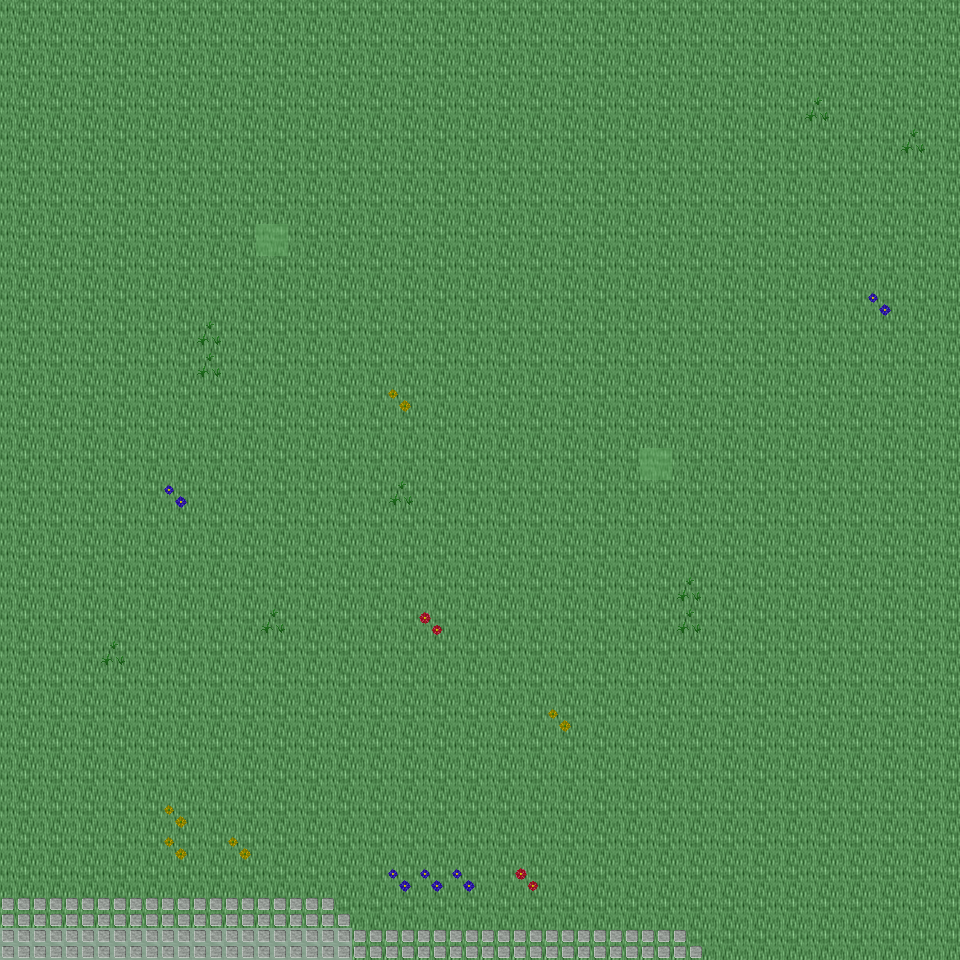

This game map was drawn from its Tiled (.tmx) file and the tilesets committed beside it. A one-line description and the trimmed map source follow:
An orthogonal 30x30 tile map with 32x32 px tiles, 6 tile layers (Ground, Object, Object2, Above, ...), 19 tilesets and 2 objects (2x mapExit).

<map version="1.0" orientation="orthogonal" renderorder="right-down" width="30" height="30" tilewidth="32" tileheight="32" nextobjectid="3">
  <tileset firstgid="1" name="tileset_ground_ground" tilewidth="32" tileheight="32" tilecount="33" columns="3">
    <image source="../drawable/tileset_ground_ground.png" width="96" height="352" />
  </tileset>
  <tileset firstgid="34" name="tileset_ground_water_pool" tilewidth="32" tileheight="32" tilecount="72" columns="3">
    <image source="../drawable/tileset_ground_water_pool.png" width="96" height="768" />
  </tileset>
  <tileset firstgid="106" name="tileset_ground_ridge_earth_dark" tilewidth="32" tileheight="32" tilecount="96" columns="12">
    <image source="../drawable/tileset_ground_ridge_earth_dark.png" width="384" height="256" />
  </tileset>
  <tileset firstgid="202" name="tileset_ground_grass_edges" tilewidth="32" tileheight="32" tilecount="36" columns="12">
    <image source="../drawable/tileset_ground_grass_edges.png" width="384" height="96" />
  </tileset>
  <tileset firstgid="238" name="tileset_ground_earth_edges" tilewidth="32" tileheight="32" tilecount="18" columns="6">
    <image source="../drawable/tileset_ground_earth_edges.png" width="192" height="96" />
  </tileset>
  <tileset firstgid="256" name="tileset_ground_grass_corners" tilewidth="32" tileheight="32" tilecount="24" columns="6">
    <image source="../drawable/tileset_ground_grass_corners.png" width="192" height="128" />
  </tileset>
  <tileset firstgid="280" name="tileset_plant_grasses" tilewidth="32" tileheight="32" tilecount="6" columns="3">
    <image source="../drawable/tileset_plant_grasses.png" width="96" height="64" />
  </tileset>
  <tileset firstgid="286" name="tileset_plant_flower_daisy_blue" tilewidth="32" tileheight="32" tilecount="8" columns="2">
    <image source="../drawable/tileset_plant_flower_daisy_blue.png" width="64" height="128" />
  </tileset>
  <tileset firstgid="294" name="tileset_plant_flower_daisy_yellow" tilewidth="32" tileheight="32" tilecount="8" columns="2">
    <image source="../drawable/tileset_plant_flower_daisy_yellow.png" width="64" height="128" />
  </tileset>
  <tileset firstgid="302" name="tileset_plant_bush_bushes" tilewidth="32" tileheight="32" tilecount="10" columns="5">
    <image source="../drawable/tileset_plant_bush_bushes.png" width="160" height="64" />
  </tileset>
  <tileset firstgid="312" name="tileset_plant_flower_daisy_red" tilewidth="32" tileheight="32" tilecount="8" columns="2">
    <image source="../drawable/tileset_plant_flower_daisy_red.png" width="64" height="128" />
  </tileset>
  <tileset firstgid="320" name="tileset_plant_flower_daisy_white" tilewidth="32" tileheight="32" tilecount="8" columns="2">
    <image source="../drawable/tileset_plant_flower_daisy_white.png" width="64" height="128" />
  </tileset>
  <tileset firstgid="328" name="tileset_item_statue_bird" tilewidth="32" tileheight="32" tilecount="8" columns="2">
    <image source="../drawable/tileset_item_statue_bird.png" width="64" height="128" />
  </tileset>
  <tileset firstgid="336" name="tileset_logic_collision" tilewidth="32" tileheight="32" tilecount="1" columns="1">
    <image source="../drawable/tileset_logic_collision.png" width="32" height="32" />
  </tileset>
  <tileset firstgid="337" name="tileset_ground_green_paving" tilewidth="32" tileheight="32" tilecount="18" columns="3">
    <image source="../drawable/tileset_ground_green_paving.png" width="96" height="192" />
  </tileset>
  <tileset firstgid="355" name="tileset_logic_protection" tilewidth="32" tileheight="32" tilecount="2" columns="2">
    <image source="../drawable/tileset_logic_protection.png" width="64" height="32" />
  </tileset>
  <tileset firstgid="357" name="tileset_building_castle" tilewidth="32" tileheight="32" tilecount="320" columns="20">
    <image source="../drawable/tileset_building_castle.png" width="640" height="512" />
  </tileset>
  <tileset firstgid="677" name="tileset_logic_creature_reptile" tilewidth="32" tileheight="32" tilecount="7" columns="7">
    <image source="../drawable/tileset_logic_creature_reptile.png" width="224" height="32" />
  </tileset>
  <tileset firstgid="684" name="tileset_logic_creature_rodent" tilewidth="32" tileheight="32" tilecount="8" columns="8">
    <image source="../drawable/tileset_logic_creature_rodent.png" width="256" height="32" />
  </tileset>
  <layer name="Ground" width="30" height="30">
    <data>[900 cells, 900 non-empty, 2 distinct tile ids]</data>
  </layer>
  <layer name="Object" width="30" height="30">
    <data>[900 cells, 33 non-empty, 2 distinct tile ids]</data>
  </layer>
  <layer name="Object2" width="30" height="30">
    <data>[900 cells, 23 non-empty, 5 distinct tile ids]</data>
  </layer>
  <layer name="Above" width="30" height="30">
    <data>[900 cells, 0 non-empty, 0 distinct tile ids]</data>
  </layer>
  <layer name="Above2" width="30" height="30">
    <data>[900 cells, 0 non-empty, 0 distinct tile ids]</data>
  </layer>
  <layer name="Walkable" width="30" height="30">
    <data>[900 cells, 2 non-empty, 1 distinct tile ids]</data>
  </layer>
  <objectgroup name="MapEvents">
    <object id="1" name="south" type="mapExit" x="0" y="928" width="960" height="32">
      <properties>
        <property name="map" value="level_0_x85_y94" />
        <property name="x" value="0" />
        <property name="y" value="1" />
      </properties>
    </object>
    <object id="2" name="east" type="mapExit" x="928" y="0" width="32" height="960">
      <properties>
        <property name="map" value="level_0_x86_y93" />
        <property name="x" value="1" />
        <property name="y" value="0" />
      </properties>
    </object>
  </objectgroup>
</map>
